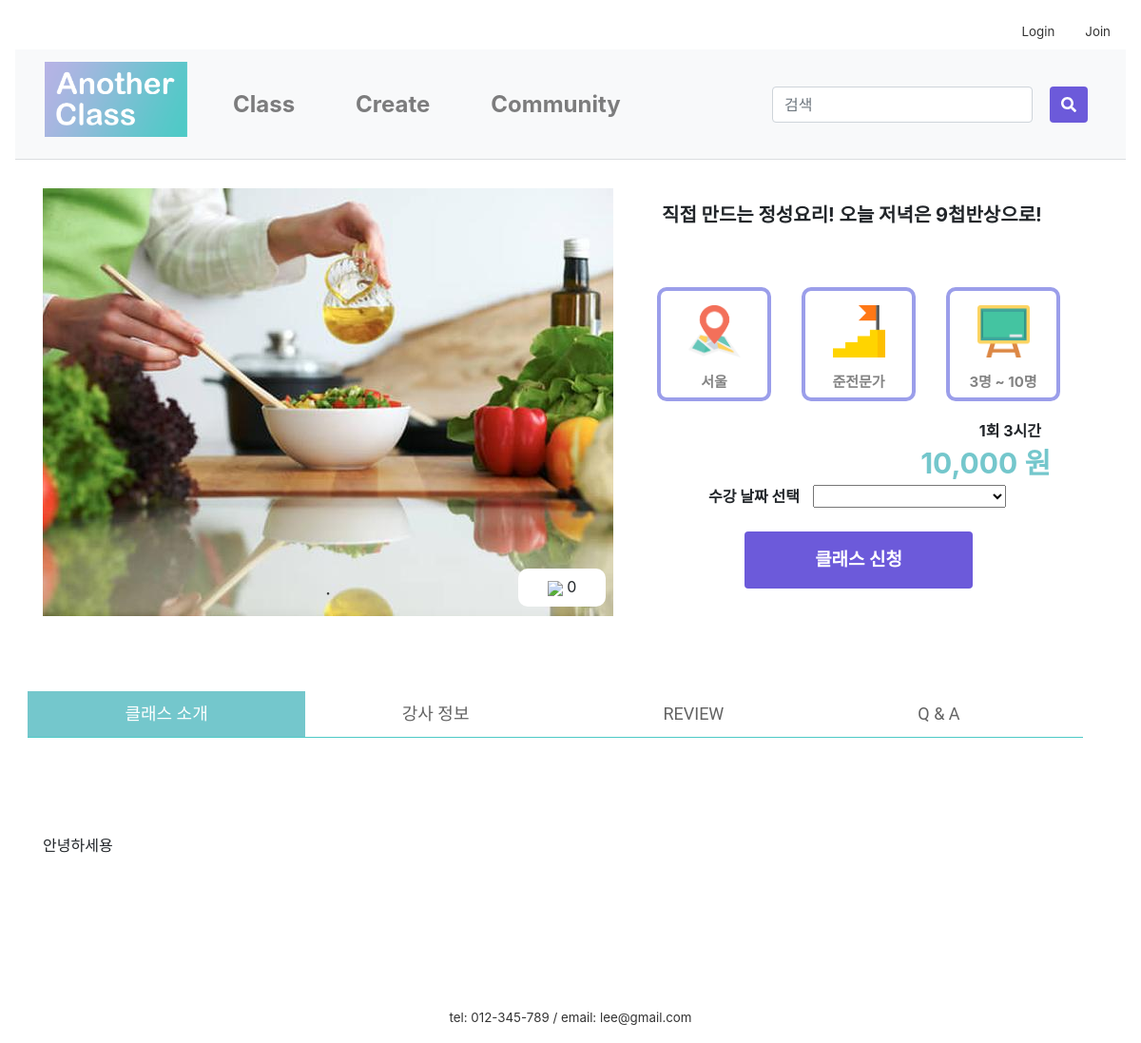
/product/51/, run on an earlier commit of the app's database.
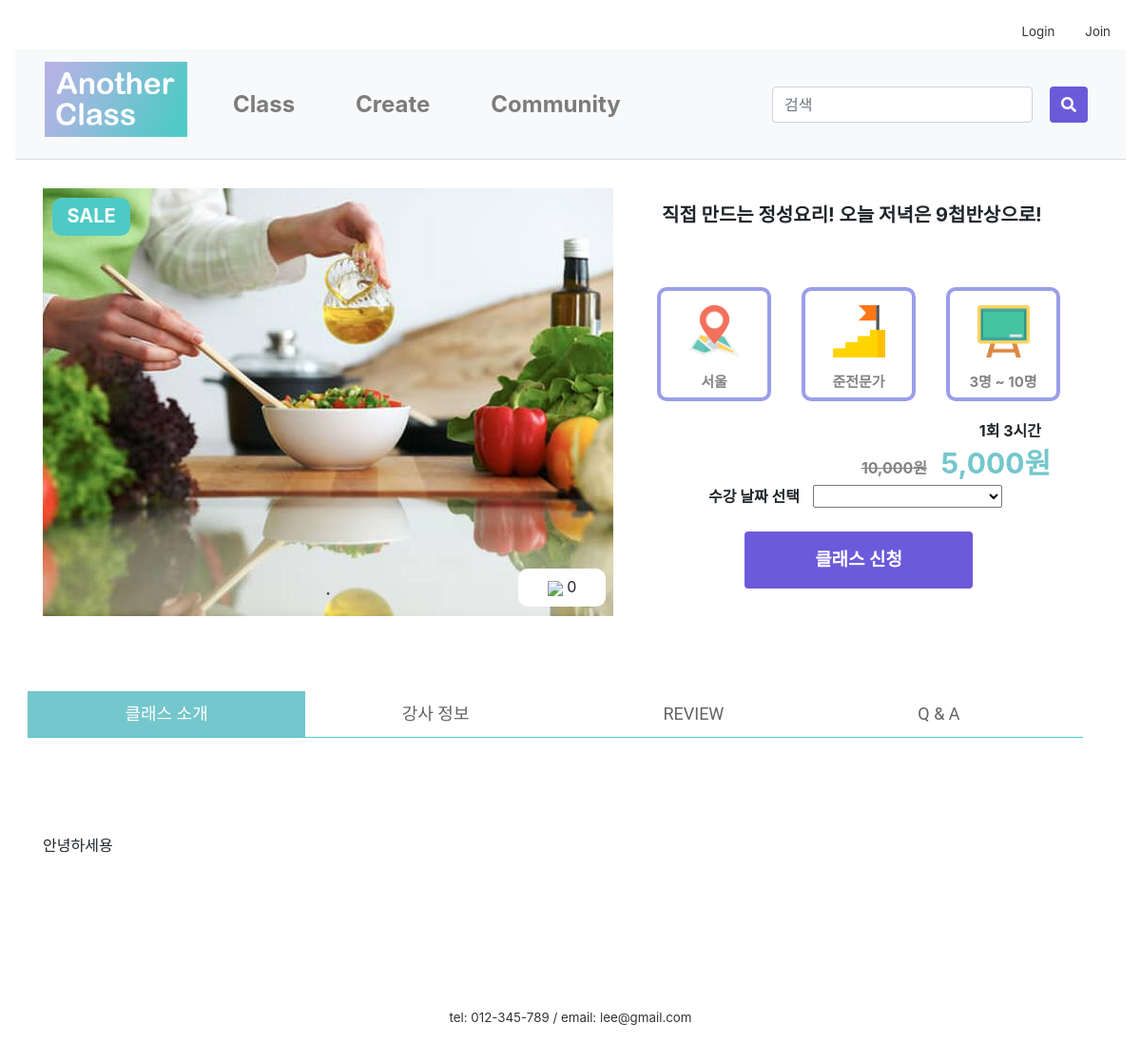
And on a later commit of the database.
### firstApp/models.py (models this page shows, shortened)
class Class(models.Model):
    author = models.ForeignKey(settings.AUTH_USER_MODEL, on_delete=models.CASCADE, default=1)
    title = models.CharField(max_length=50)
    tutor = models.CharField(max_length=10)
    tutor_photo = ProcessedImageField(upload_to="tutor", processors=[ResizeToFill(300,300)], default='')
    tutor_insta = models.CharField(null=True, blank=True, max_length=50, default='')
    tutor_blog = models.CharField(null=True, blank=True, max_length=50, default='')
    tutor_youtube = models.CharField(null=True, blank=True, max_length=50, default='')
    category = models.ForeignKey('firstApp.Category', on_delete=models.CASCADE, default=1, related_name='category')
    area = models.ForeignKey('firstApp.Area', on_delete=models.CASCADE, default=1)
    photo = ProcessedImageField(upload_to="class", processors=[ResizeToFill(600,450)], default='')
    body = RichTextUploadingField(default='')
    tutor_body = RichTextUploadingField(default='')
    price = models.CharField(max_length=10)
    time = models.CharField(max_length=5)
    level = models.ForeignKey('firstApp.Level', on_delete=models.CASCADE, default=1, related_name='level')
    mode = models.ForeignKey('firstApp.Mode', on_delete=models.CASCADE, default=1, related_name='mode')
    in_min = models.PositiveIntegerField(null=True, blank=True, default='1')
    in_max = models.PositiveIntegerField(null=True, blank=True, default='1')
    like_user = models.ManyToManyField(settings.AUTH_USER_MODEL, blank=True, related_name='like_class')
    like_count = models.PositiveIntegerField(default=0)
    on_sale = models.BooleanField(null=True, default=False)
    sale_price = models.CharField(null=True, blank=True, max_length=10)
    on_permission = models.BooleanField(null=True, default=False)
    class Meta:
        permissions = [
            ('can_permit', 'Can permit')
        ]

class Area(models.Model):
    name = models.CharField(max_length=20)
    def __str__(self):
        return self.name

class Level(models.Model):
    name = models.CharField(max_length=20)
    def __str__(self):
        return self.name

### firstApp/views.py (the view)
# urls.py: path('product/<int:class_id>/', views.product, name='product'),
def product(request, class_id):
    class_detail = get_object_or_404(Class, pk=class_id)
    now = timezone.now()
    heart = 0
    if request.user in class_detail.like_user.all():
        heart = 1
    if request.method == "POST":
        form = QuestionForm(request.POST)
        if form.is_valid():
            question = form.save(commit=False)
            question.inClass = class_detail
            question.author = User.objects.get(username=request.user.get_username())
            question.save()
            return HttpResponseRedirect("/product/{}".format(class_id))
    else:
        form = QuestionForm()
        class_detail.save()
        return render(request, 'firstApp/product.html', {
            'class_detail': class_detail, 'heart': heart, 'form': form, 'now': now})

### firstApp/forms.py
class QuestionForm(forms.ModelForm):
    class Meta:
        model = ClassQna
        fields = ['question']
        widgets = {
            'question': forms.Textarea(attrs={'class': 'form-control', 'style': 'width: 100%; height:10%; resize:none;'})
        }

### firstApp/templates/firstApp/product.html (shortened to what the changed rows need)
{% extends 'firstApp/base.html'%}
{% load static %}
{% load humanize %}
{% block content %}
<link href="{% static 'css/product_custom.css' %}" rel="stylesheet">
<link rel="stylesheet" href="{% static 'css/slick.css' %}">
<link rel="stylesheet" href="{% static 'css/slick-theme.css' %}">
<div class="container">
    <div class="product">
        <div class="product-pic">
            {% if class_detail.on_sale == True %}
            <div class="sale-icon">SALE</div>
            {% endif %}
            <div style="width:min(80vw,600px);height:min(60vw,450px);" class="for_slick_slider single-item product-single">
                <div class="items"><img src="{{ class_detail.photo.url }}"></div>
            </div>
            <div class="like like_block">
                    {% if user != class_detail.author %}
                    {% if heart == 1 %}
                    <a href="{% url 'like' class_detail.id %}"><b><img
                            src="https://img.icons8.com/material-sharp/24/000000/like.png"/></b></a>
                    {% else %}
                    <a href="{% url 'like' class_detail.id %}"><b><img
                            src="https://img.icons8.com/metro/26/000000/like.png"/></b></a>
                    {% endif %}
                    {{ class_detail.like_count }}
                    {% else %}
                    <b><img src="https://img.icons8.com/material-sharp/24/000000/like.png"/></b>
                    {{ class_detail.like_count }}
                    {% endif %}
             </div>
        </div>
        <div class="product-info product-info-o">
            <div><h2 style="line-height:1.8;">{{ class_detail.title }}</h2></div>
            <ul class="prolist">
                <li class="proitem"><img class="proicon" src="{% static 'image\location.png' %}"><div class="proitem-item">{{class_detail.area}}</div> </li>
                <li class="proitem"><img class="proicon" src="{% static 'image\difficulty.png' %}"><div class="proitem-item">{{class_detail.level}}</div></li>
                <li class="proitem"><img class="proicon" src="{% static 'image\mode2.png' %}">
                    <div class="proitem-item">
                    {% if class_detail.in_min != 1 %}
                    {% if class_detail.in_max != 1 %}
                    {{class_detail.in_min}}명 ~ {{class_detail.in_max}}명
                    {% endif %}
                        {% else %}
                        {{class_detail.mode}}
                    {% endif %}
                    </div>
                </li>
            </ul>
            <div class="price_div">
                 <div class="time_tag"> 1회 {{class_detail.time}}시간 </div>
                {% if class_detail.on_sale == True %}
                <span class="price_tag">{{class_detail.price|intcomma}}원</span>
                <span class="sale_tag">{{class_detail.sale_price|intcomma}}원</span>
                    {% else %}
                    <span class="sale_tag">{{class_detail.sale_price|intcomma}} 원</span>
                    {% endif %}
            </div>
        </div>
    </div>
    <div class="category-tab shop-details-tab">
        <div class="tab-content">
            <div class="tab-pane active" id="details">
                <div class="more-container">
                    <div class="con-desc">
                        {{ class_detail.body | safe }}
                    </div>
                </div>
            </div>
        </div>
    </div>
</div>
{% endblock content%}

What changed in the data, as far as the page shows it:
changed Class "직접 만드는 정성요리! 오늘 저녁은 9첩반상으로!": on_sale False → True (drawn); price (not shown) → "10,000"; sale_price "10,000" → "5,000"
Also different on the page:
text now shown: "SALE"
